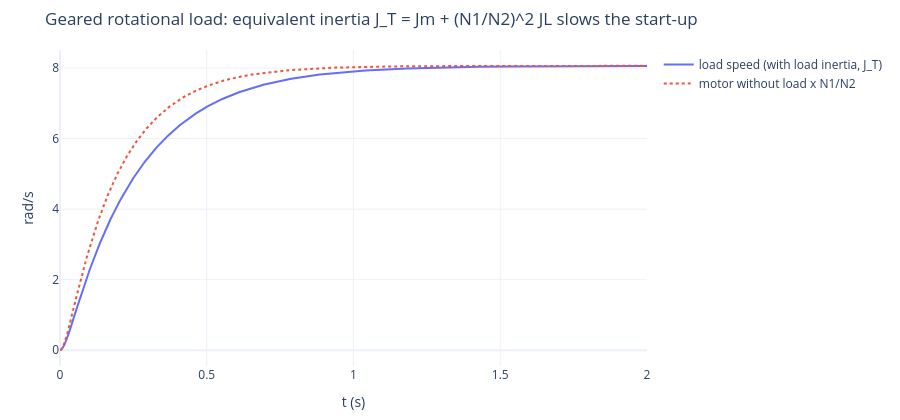

Notebook source saved alongside this figure:
### Markdown cell above
## 5. 經齒輪帶動的轉動負載（`DCMotorTfTLRotD.m`、`DCMotorTfTLRot.mdl`、`DCMotorTfTLRot1.mdl`）

```matlab
Ke=0.06; Kt=0.06; L=0.02; R=1.2; N1=16; N2=32;          % DCMotorTfTLRotD.m（ICST-5 馬達）
Jm=6.2*10^(-4); Bm=10^(-4); JL=8.2*10^(-4); BL=0.15*10^(-5);
```
負載轉矩 $T_L = J_L\left(\frac{N_1}{N_2}\right)^2\dot\omega_m + B_L\left(\frac{N_1}{N_2}\right)^2\omega_m$。
`DCMotorTfTLRot.mdl` 把它畫成 du/dt 回授（框內的迴路），`DCMotorTfTLRot1.mdl` 直接用等效的
$\dfrac{1}{J_T s + B_T}$。兩個模型：1 V 在 $t = 0$ 加上、模擬 2 s，輸出負載端轉角 $\theta_L = \frac{N_1}{N_2}\theta_m$。

### Code cell
P5 = dict(Ke=0.06, Kt=0.06, L=0.02, R=1.2, Jm=6.2e-4, B=1e-4)
n = 16 / 32
JL, BL = 8.2e-4, 0.15e-5
JT, BT = P5["Jm"] + n ** 2 * JL, P5["B"] + n ** 2 * BL
t5 = np.linspace(0, 2, 2001)
# (a) TfTLRot.mdl：TL 由 du/dt 回授算出 → 代數迴路 J_m dw = Kt i - Bm w - (JL n^2 dw + BL n^2 w)
s_a = solve_ivp(lambda tt, x: [x[1], (P5["Kt"] * x[2] - P5["B"] * x[1] - BL * n ** 2 * x[1]) / (P5["Jm"] + JL * n ** 2),
                               (1.0 - P5["R"] * x[2] - P5["Ke"] * x[1]) / P5["L"]], (0, 2), [0, 0, 0], t_eval=t5, rtol=1e-10, atol=1e-12)
# (b) TfTLRot1.mdl：等效轉動慣量與摩擦
s_b = solve_ivp(motor_rhs(P5, step_at(0, 1.0), Jeff=JT, Beff=BT), (0, 2), [0, 0, 0], t_eval=t5, rtol=1e-10, atol=1e-12)
print(f"J_T = {JT:.4e}, B_T = {BT:.4e};  load angle theta_L(2) = {n * s_a.y[0, -1]:.4f} / {n * s_b.y[0, -1]:.4f} rad;  "
      f"max difference {np.max(np.abs(s_a.y[0] - s_b.y[0])):.1e}")
print(f"motor speed -> {s_b.y[1, -1]:.3f} rad/s (Kt/(R B_T + Ke Kt) = {P5['Kt'] / (P5['R'] * BT + P5['Ke'] * P5['Kt']):.3f}), load speed {n * s_b.y[1, -1]:.3f} rad/s")
_, _, s_n = None, None, solve_ivp(motor_rhs(P5, step_at(0, 1.0)), (0, 2), [0, 0, 0], t_eval=t5, rtol=1e-10, atol=1e-12)
fig = go.Figure()
fig.add_scatter(x=t5, y=np.round(n * s_b.y[1], 5), name="load speed (with load inertia, J_T)")
fig.add_scatter(x=t5, y=np.round(n * s_n.y[1], 5), name="motor without load x N1/N2", line=dict(dash="dot"))
show(fig, "Geared rotational load: equivalent inertia J_T = Jm + (N1/N2)^2 JL slows the start-up", "t (s)", "rad/s")

### Figure 1 — Plotly figure (JSON) as saved in the notebook; plotly's stock layout.template omitted (floating-point values rounded to 4 significant figures; data arrays with more than 128 entries replaced by an {"elided": "..."} marker saying what was removed)
{"data": [{"name": "load speed (with load inertia, J_T)", "type": "scatter", "x": {"elided": "2001 float values"}, "y": {"elided": "2001 float values"}}, {"line": {"dash": "dot"}, "name": "motor without load x N1/N2", "type": "scatter", "x": {"elided": "2001 float values"}, "y": {"elided": "2001 float values"}}], "layout": {"height": 420, "margin": {"b": 50, "l": 60, "r": 20, "t": 50}, "title": {"text": "Geared rotational load: equivalent inertia J_T = Jm + (N1/N2)^2 JL slows the start-up"}, "xaxis": {"title": {"text": "t (s)"}}, "yaxis": {"title": {"text": "rad/s"}}}}
